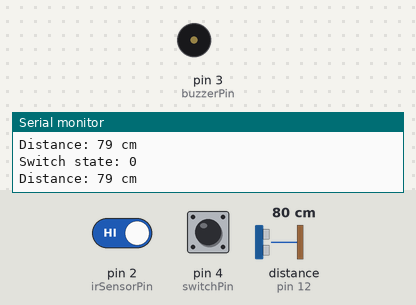
This sketch was run on a simulated Arduino Uno, built with avr-gcc and run on an emulated ATmega328P. Parts: buzzer (waves = sounding), the last lines printed to the serial monitor. Wiring (inferred from the names in the program): ultrasonic range finder: trigger pin 9; echo pin 12. The test bench sets the inputs (shaded band); at power-on: distance to the obstacle (sensor on pin 12) 80 cm, pin 2 (irSensorPin) HIGH, pin 4 (switchPin) HIGH. The echo pulse lasts 58.3 µs per cm; the audio player accepts every command and is not drawn.

Above: at 1.7 s.
1.8 s: distance to the obstacle (sensor on pin 12) set to 29 cm
3.3 s: distance to the obstacle (sensor on pin 12) set to 25 cm
At 3.7 s:
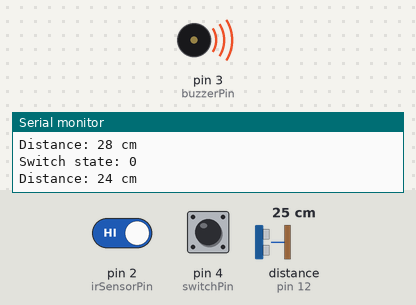
12.3 s: distance to the obstacle (sensor on pin 12) set to 35 cm
At 12.3 s:
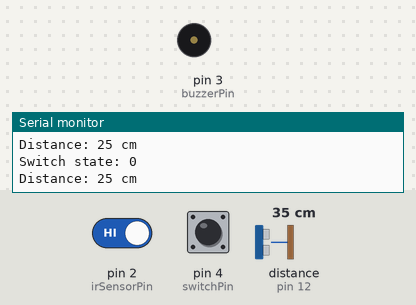
13.8 s: distance to the obstacle (sensor on pin 12) set to 2 cm
At 14.2 s:
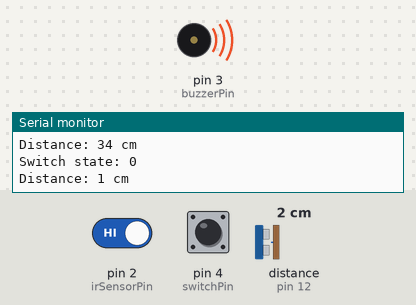
Timing chart, 0 to 17.8 s (numbered marks = the images above; inputs shaded):
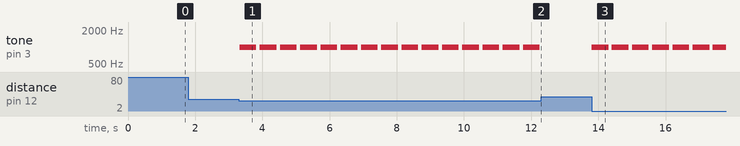

The sketch:

FullyIntegratedCode.ino
```cpp
#define TRIG_PIN 9
#define ECHO_PIN 12
#define irSensorPin 2
#define buzzerPin 3
#define switchPin 4

#include <SoftwareSerial.h>
#include <DFRobotDFPlayerMini.h>

// SoftwareSerial for DFPlayer Mini (RX = 5, TX = 6)
SoftwareSerial mySoftwareSerial(5, 6); // DFPlayer Mini RX, TX
DFRobotDFPlayerMini myDFPlayer;

void setup() {
  // Start hardware serial for communication with ESP32-CAM (pins 0 and 1)
  Serial.begin(115200); // For Arduino to Serial Monitor and ESP32 communication

  // Start SoftwareSerial for DFPlayer Mini
  mySoftwareSerial.begin(9600); // For DFPlayer Mini communication

  // Set pin modes for other components
  pinMode(TRIG_PIN, OUTPUT);
  pinMode(ECHO_PIN, INPUT);
  pinMode(irSensorPin, INPUT);
  pinMode(buzzerPin, OUTPUT);
  pinMode(switchPin, INPUT_PULLUP);  // Pull-up resistor enabled

  // Initialize DFPlayer Mini
  Serial.println(F("Initializing DFPlayer..."));
  if (!myDFPlayer.begin(mySoftwareSerial)) {
    Serial.println(F("DFPlayer Mini not detected!"));
    while (1);  // Stay here if DFPlayer is not found
  }
  myDFPlayer.volume(30);  // Set volume level
  myDFPlayer.EQ(DFPLAYER_EQ_NORMAL);  // Set EQ
  Serial.println(F("DFPlayer Initialized!"));
}

void loop() {
  // Read input from IR sensor and switch
  int irValue = digitalRead(irSensorPin);
  int switchState = digitalRead(switchPin);  // Read the state of the switch

  // Debugging: print the switch state
  Serial.print("Switch state: ");
  Serial.println(switchState == LOW ? 1 : 0); // LOW means the switch is pressed, as we are using INPUT_PULLUP

  // Check for incoming data from ESP32 (via hardware Serial)
  if (Serial.available()) {
    String message = Serial.readStringUntil('\n');
    message.trim();  // Trim any leading or trailing spaces

    if (message.length() > 0) {
      Serial.println(message);

      // Update the condition to check if the switch is pressed
      if ((message == "Chair" || message.startsWith("C")) && switchState == LOW) {
        myDFPlayer.play(1);  // Play track 1
      } else if ((message == "Door" || message.startsWith("D")) && switchState == LOW) {
        myDFPlayer.play(2);  // Play track 2
      } else if ((message == "Stool" || message.startsWith("S")) && switchState == LOW) {
        myDFPlayer.play(4);  // Somehow 4 is corresponding to 3.mp3 on memory card
      } else if ((message == "Wall" || message.startsWith("W")) && switchState == LOW) {
        myDFPlayer.play(3);  // Somehow 3 is corresponding to 4.mp3 on memory card
      } else if ((message == "None" || message.startsWith("N")) && switchState == LOW) {
        // Optional: Do nothing or stop the music
        myDFPlayer.stop();
      }
    }
  }

  // IR sensor logic
  if (irValue == LOW) {
    tone(buzzerPin, 3000);  // Make sound at 3000Hz
    delay(500);
    noTone(buzzerPin);  // Stop sound
  } else {
    // Measure distance using ultrasonic sensor
    digitalWrite(TRIG_PIN, LOW);
    delayMicroseconds(2);
    digitalWrite(TRIG_PIN, HIGH);
    delayMicroseconds(10);
    digitalWrite(TRIG_PIN, LOW);

    long duration = pulseIn(ECHO_PIN, HIGH, 30000);  // Read echo signal duration
    if (duration > 0) {
      long distance = (duration / 2) / 29.1;  // Calculate distance in cm
      Serial.print("Distance: ");
      Serial.print(distance);
      Serial.println(" cm");

      // Trigger buzzer if distance is less than or equal to 25 cm
      if (distance <= 25) {
        tone(buzzerPin, 1000);  // Make sound at 1000Hz
        delay(500);
        noTone(buzzerPin);  // Stop sound
      }
    } else {
      Serial.println("Ultrasonic error: no echo");
    }
  }

  delay(100);  // Small delay to stabilize loop
}
```

Measured:
- the behaviour switches between 27 and 26 cm on distance to the obstacle (sensor on pin 12) (found by bisection; images 0 and 1)
- after the input at 3.3 s, tone on pin 3 (buzzerPin): alternates 1000 Hz for 0.50 s and silent for 0.10 s, starting at once
- after the input at 12.3 s, tone on pin 3 (buzzerPin): stops changing and stays silent
- after the input at 13.8 s, tone on pin 3 (buzzerPin): alternates 1000 Hz for 0.50 s and silent for 0.10 s, starting at once
